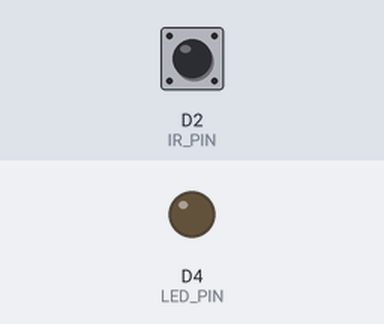
The sketch below on a simulated ESP8266 (NodeMCU). Parts: output pins drawn as LEDs (lit = HIGH). Dashed ring = blinking. The inputs (shaded band) are chosen by the test bench; at power-on: D2 (IR_PIN) HIGH. What the sketch prints to the serial monitor is not drawn.

Above: at 1.2 s.
1.3 s: D2 (IR_PIN) driven LOW
2.8 s: D2 (IR_PIN) driven HIGH
4.3 s: D2 (IR_PIN) pulsed LOW 5 times (0.12 s each, 0.3 s apart)
At 4.6 s:
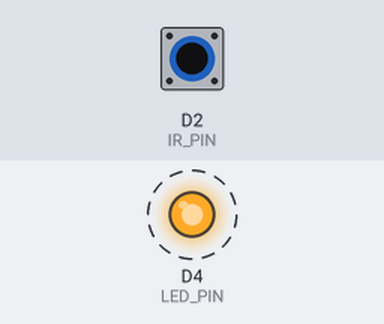
At 6.1 s:
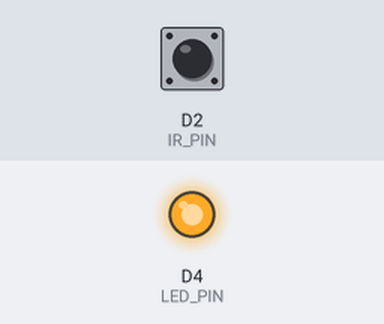
Timing chart, 0 to 7.6 s (numbered marks = the images above; inputs shaded):
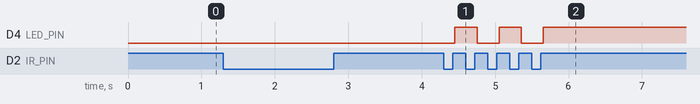

The sketch:

sketch_jun19a.ino
```cpp
int IR_PIN = D2;
int LED_PIN = D4;

bool ledState = false;
unsigned long gestureStart = 0;
bool gestureInProgress = false;

void setup() {
  Serial.begin(9600);
  pinMode(LED_PIN, OUTPUT);
  pinMode(IR_PIN, INPUT);
  digitalWrite(LED_PIN, LOW);
}

void loop() {
  int irData = digitalRead(IR_PIN);

  // Object appears
  if (irData == 0 && !gestureInProgress) {
    gestureInProgress = true;
    gestureStart = millis();  // Start timing
    Serial.println("Object detected...");
  }

  // Object disappears
  if (irData == 1 && gestureInProgress) {
    unsigned long gestureDuration = millis() - gestureStart;
    gestureInProgress = false;

    if (gestureDuration < 800) { // Adjust sensitivity here
      Serial.println("Gesture detected!");
      ledState = !ledState;  // Toggle LED
      digitalWrite(LED_PIN, ledState ? HIGH : LOW);
    } else {
      Serial.println("Too slow — not a gesture.");
    }
  }

  delay(50); // Small delay for stability
}
```

Measured:
- after the input at 1.3 s, every drawn part: stays the same
- after the input at 2.8 s, every drawn part: stays the same
- after the input at 4.3 s, D4 (LED_PIN): alternates HIGH for 0.30 s and LOW for 0.30 s, 5 changes in all, then stays HIGH, starting after 0.15 s
